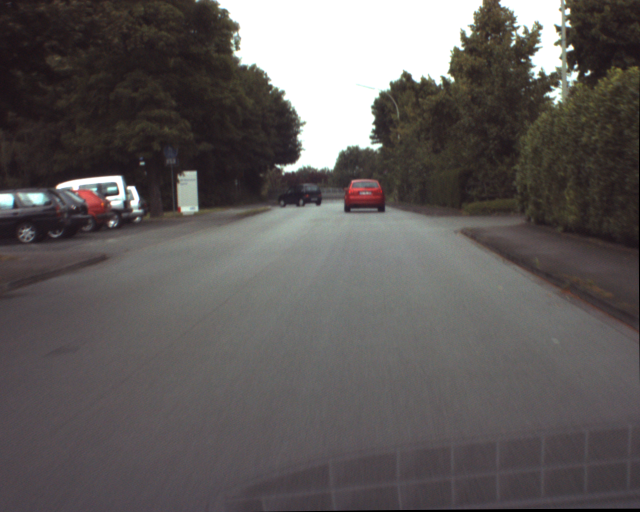
%> input picture Lab_04/Input/ur_c_s_03a_01_L_0376.png, 1280 x 1024 px (shown at 1/2 size)
$ octave --eval "result = Select_area_black(imread('../Input/ur_c_s_03a_01_L_0376.png'));"   (GNU Octave 9; MATLAB toolbox functions it lacks are replaced by stand-ins)
%> lines starting %> are read from the running program, lines starting %| are printed output that depends on the picture; long printed decimals are rounded
%% Select the dark area in the input image and compute mean and standard deviation
    % input:  inputImg: input image
    % output: outputImg: Selected black car in the image
    %         s: standard deviation computed on the selected area
    %         m: mean computed on the selected area

function [outputImg,m,s] = Select_area_black(inputImg)

         inputImg_hsv=rgb2hsv(inputImg);
%> inputImg_hsv: size 1024x1280x3 double; mean H, S, V 0.427, 0.126, 0.379
         inputImg_hsv=inputImg_hsv(:,:,1);                                  %Take H component
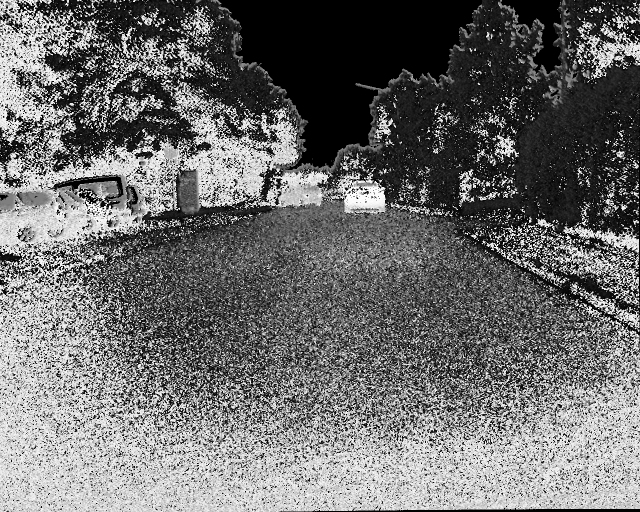
%> inputImg_hsv: size 1024x1280 double (shown at 1/2 size); min 0, max 0.999, mean 0.427
         subplot(2,1,1),imshow(inputImg_hsv, []);
         title(' Detected black car in Hue Image - H channel');
         hold on;
         axis on;

         rectangle('Position',[555,360,90,60],'EdgeColor', 'r');
         ret=imcrop(inputImg_hsv,[555 360 90 60]);                          %Cropped image
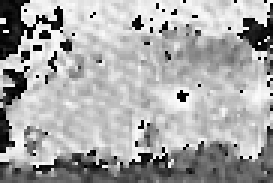
%> ret: size 61x91 double (shown 3 times larger); min 0, max 0.996, mean 0.658
         whos ret;
         whos inputImg_hsv;
         fprintf('Max=%f, min=%f\n', max(ret(:)), min(ret(:)));
%| Max=0.9963, min=0
         subplot(2,1,2),imshow(ret, []),title(['Cropped image']);

         m=mean2(ret);                                                      %Mean of all elements in the area
%> m = 0.658
         s=std2(ret);                                                       %Standard deviation
%> s = 0.277
%> `result = Select_area_black(imread('../Input/ur_c_s_03a_01_L_0376.png'));`:
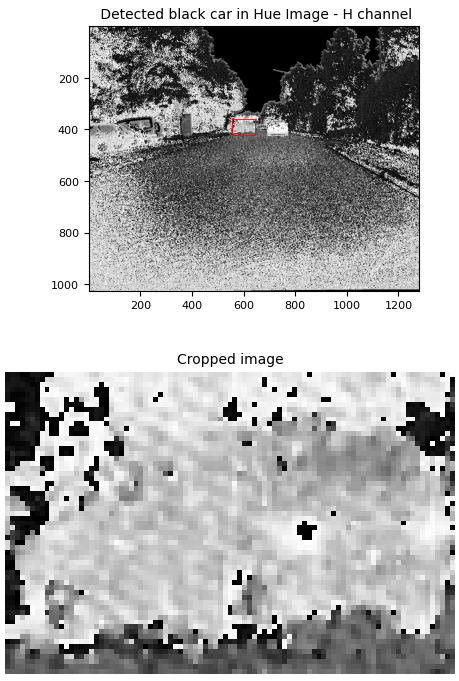
%> figure redrawn from the program's plot data, 2 panels
         outputImg=inputImg_hsv;

end
